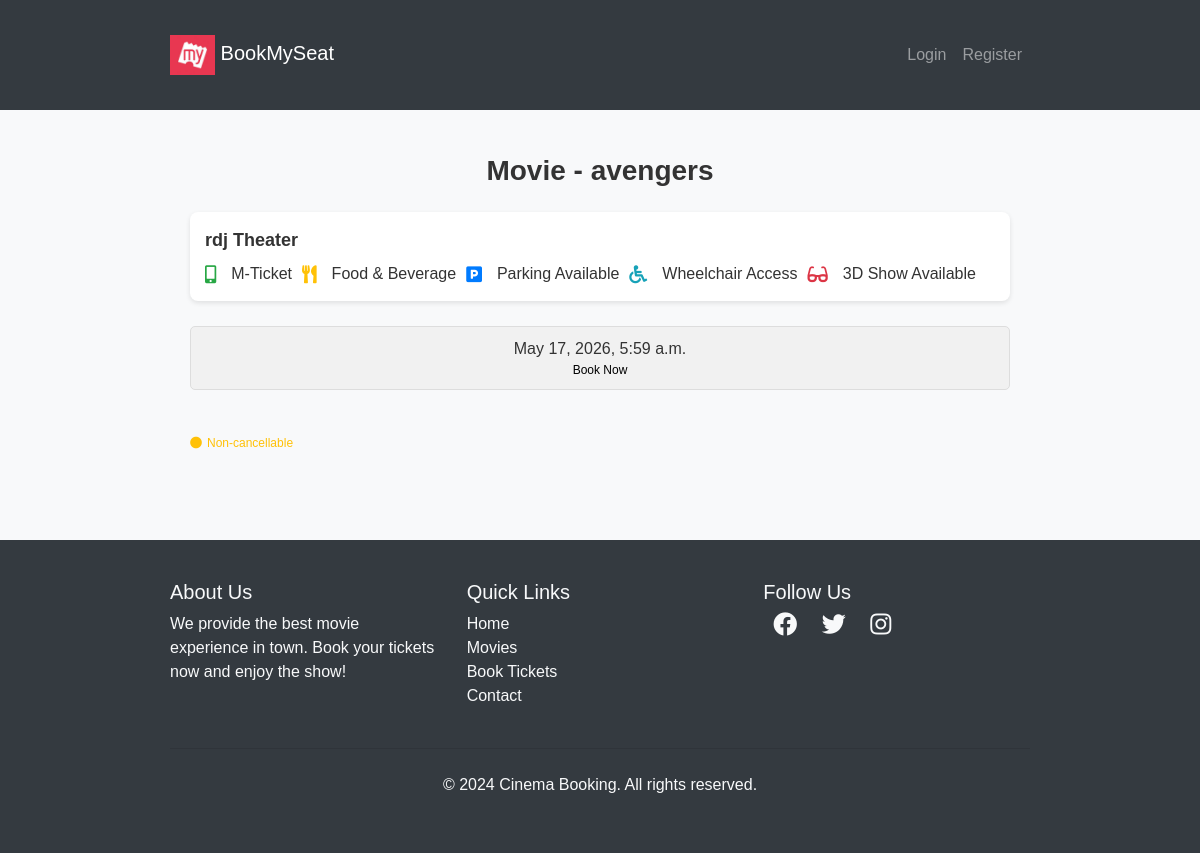
Page /1/theaters on the committed database.
### movies/models.py (models this page shows, shortened)
class Movie(models.Model):
    name=models.CharField(max_length=255)
    image=models.ImageField(upload_to="movies/")
    rating= models.DecimalField(max_digits=3,decimal_places=1)
    genre = models.CharField(max_length=100, db_index=True)
    language = models.CharField(max_length=100,db_index=True)
    cast=models.TextField()
    description=models.TextField(blank=True,null=True)#optional
    class Meta:
        indexes = [
            models.Index(fields=['genre']),
            models.Index(fields=['language']),
            models.Index(fields=['rating']),
        ]

class Theater(models.Model):
    name=models.CharField(max_length=255)
    movie=models.ForeignKey(Movie,on_delete=models.CASCADE,related_name='theaters')
    time=models.DateTimeField()

### movies/views.py (the view)
# urls.py: path('<int:movie_id>/theaters',views.theater_list,name='theater_list'),
def theater_list(request,movie_id):
    movie=get_object_or_404(Movie,id=movie_id)
    theaters=Theater.objects.filter(movie=movie)
    return render(request,'movies/theater_list.html',{'movie':movie,'theaters':theaters})

### bookmyseat/templates/movies/theater_list.html (shortened to what this page needs)
{% extends "users/basic.html" %}
{%block content %}
  <body>
    <div class="container">
      <div class="movie-title">Movie - {{ movie.name }}</div>
      {% if theaters %}
        {% for theater in theaters %}
        <div class="theatre-info">
          <div>
            <strong>{{ theater.name }} Theater</strong>
            <div class="info-icons mt-2">
              <i class="fas fa-mobile-alt text-success"></i> M-Ticket
              <i class="fas fa-utensils text-warning ms-3"></i> Food & Beverage
              <i class="fas fa-parking text-primary ms-3"></i> Parking Available
              <i class="fas fa-wheelchair text-info ms-3"></i> Wheelchair Access
              <i class="fas fa-glasses text-danger ms-3"></i> 3D Show Available
            </div>
          </div>
        </div>
        <div class="show-times">
          <div class="time-box">
            {{ theater.time }}
            <a href="{% url 'book_seats' theater.id %}">
              <span>Book Now</span>
            </a>
          </div>
        </div>
        {% endfor %}
      {% else %}
        <div class="no-theaters mt-4">
          <p>Sorry, no theaters are available for this movie at the moment.</p>
        </div>
      {% endif %}
      <div class="non-cancellable mt-4">
        <i class="fas fa-circle text-warning"></i> Non-cancellable
      </div>
    </div>
  </body>
{%endblock%}

### bookmyseat/templates/users/basic.html (style rules this page uses)
body { font-family: Arial, sans-serif; }

### bookmyseat/templates/movies/theater_list.html (style rules this page uses)
body { font-family: Arial, sans-serif; background-color: #f8f9fa; color: #333; margin: 0; padding: 0; }
.container { padding: 20px; max-width: 900px; margin: 0 auto; }
.movie-title { font-size: 28px; font-weight: bold; text-align: center; margin-bottom: 20px; }
.theatre-info { display: flex; justify-content: space-between; align-items: center; padding: 15px; background-color: #fff; border-radius: 8px; box-shadow: 0 2px 5px rgba(0, 0, 0, 0.1); margin-bottom: 15px; flex-wrap: wrap; }
.theatre-info strong { font-size: 18px; flex: 1; }
.info-icons { display: flex; flex-wrap: wrap; align-items: center; justify-content: flex-start; gap: 10px; margin-top: 10px; flex: 2; }
.info-icons i { margin-right: 5px; font-size: 18px; }
.show-times { display: flex; justify-content: space-between; padding: 10px 0; flex-wrap: wrap; }
.time-box { border: 1px solid #ddd; border-radius: 5px; padding: 10px 20px; text-align: center; background-color: #f1f1f1; margin-bottom: 10px; flex: 1; min-width: 100px; transition: transform 0.3s ease, background-color 0.3s ease; }
.time-box span { display: block; font-size: 12px; color: black; }
.non-cancellable { color: #ffc107; font-size: 12px; margin-top: 20px; display: flex; align-items: center; }
.non-cancellable i { margin-right: 5px; }

### rows in the picture
Movie: name "avengers"
Theater: name "rdj", time "May 17, 2026, 5:59 a.m."
